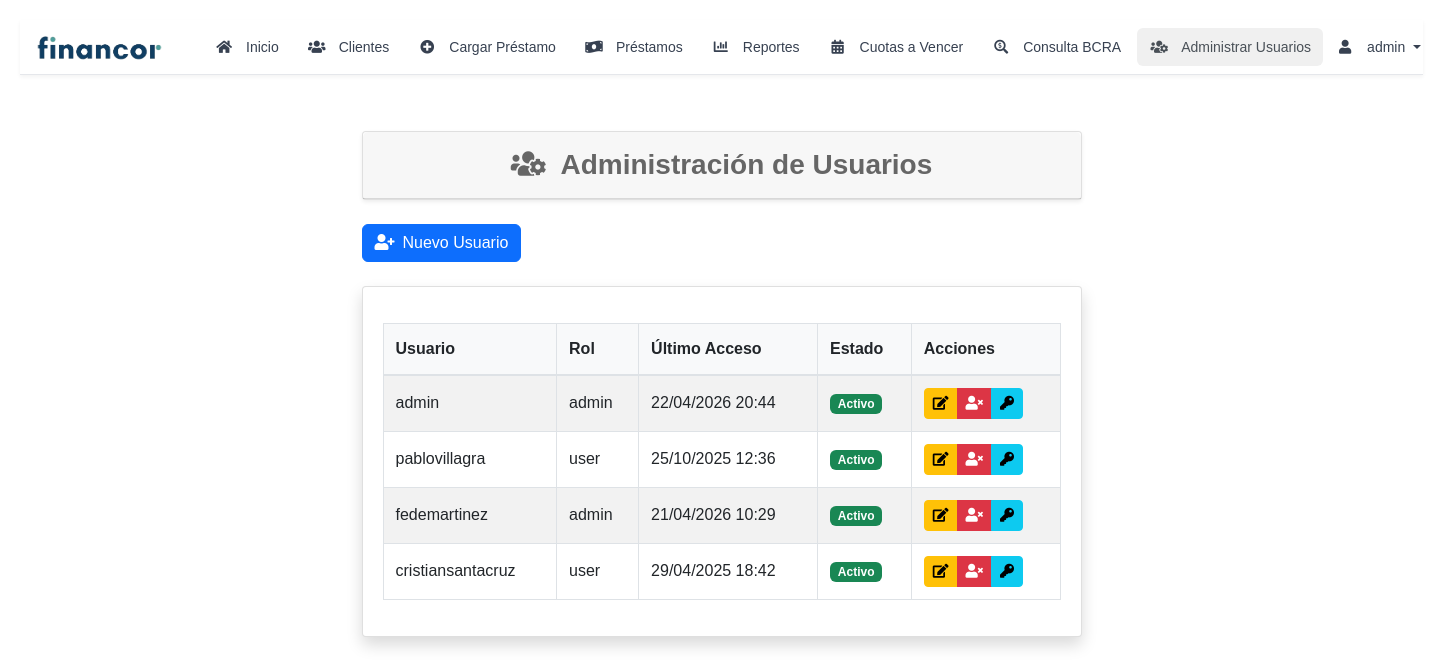
Page /auth/admin/users (signed in) on the committed database.
### models.py (models this page shows, shortened)
class User(UserMixin, db.Model):
    __tablename__ = 'user'
    id = db.Column(db.Integer, primary_key=True)
    username = db.Column(db.String(80), unique=True, nullable=False)
    email = db.Column(db.String(120), unique=True, nullable=True)
    password = db.Column(db.String(128))
    role = db.Column(db.String(20), nullable=False, default='user')
    is_active = db.Column(db.Boolean, default=True)
    created_at = db.Column(db.DateTime, default=datetime.utcnow)
    last_login = db.Column(db.DateTime)
    created_by = db.Column(db.Integer, db.ForeignKey('user.id'), nullable=True)
    updated_by = db.Column(db.Integer, db.ForeignKey('user.id'))
    creator = db.relationship('User', remote_side=[id], foreign_keys=[created_by], backref='created_users')
    updater = db.relationship('User', remote_side=[id], foreign_keys=[updated_by], backref='updated_users')
    clientes = db.relationship('Cliente',
                             foreign_keys='Cliente.created_by',
                             backref=db.backref('created_by_user', lazy=True))
    prestamos = db.relationship('Prestamo',
                              foreign_keys='Prestamo.created_by',
                              backref=db.backref('created_by_user', lazy=True))
    @property
    def is_admin(self):
        return self.role == 'admin'

### auth_routes.py (the view)
@auth.route('/admin/users')
@login_required
@admin_required
def admin_users():
    users = User.query.all()
    return render_template('auth/admin_users.html', users=users, active_page='admin_users')

### app.py (called while the page is built)
@login_manager.user_loader
def load_user(user_id):
    return User.query.get(int(user_id))

@app.context_processor
def utility_processor():
    def is_admin():
        return current_user.is_authenticated and current_user.is_admin
    return dict(is_admin=is_admin)

### auth.py (called while the page is built)
def admin_required(f):
    @wraps(f)
    def decorated_function(*args, **kwargs):
        if not current_user.is_authenticated or not current_user.is_admin:
            abort(403)
        return f(*args, **kwargs)
    return decorated_function

### templates/auth/admin_users.html (shortened to what this page needs)
{% extends "layout.html" %}
{% block content %}
<div class="container">
    <div class="card shadow-sm mb-4">
        <div class="card-header bg-purple-100 text-dark py-3">
            <h2 class="mb-0 text-center fs-3 fw-bold">
                <i class="fas fa-users-cog me-2"></i>
                Administración de Usuarios
            </h2>
        </div>
    </div>
    <div class="mb-4">
        <button onclick="openNewUserModal()" class="btn btn-primary">
            <i class="fas fa-user-plus me-2"></i>Nuevo Usuario
        </button>
    </div>
    <div class="card shadow">
        <div class="card-body">
            <div class="table-responsive">
                <table class="table table-striped">
                    <thead>
                        <tr>
                            <th>Usuario</th>
                            <th>Rol</th>
                            <th>Último Acceso</th>
                            <th>Estado</th>
                            <th>Acciones</th>
                        </tr>
                    </thead>
                    <tbody>
                        {% for user in users %}
                        <tr>
                            <td>{{ user.username }}</td>
                            <td>{{ user.role }}</td>
                            <td>{{ user.last_login.strftime('%d/%m/%Y %H:%M') if user.last_login else 'Nunca' }}</td>
                            <td>
                                <span class="badge {% if user.is_active %}bg-success{% else %}bg-danger{% endif %}">
                                    {{ 'Activo' if user.is_active else 'Inactivo' }}
                                </span>
                            </td>
                            <td>
                                <div class="btn-group" role="group">
                                    <button onclick="editUser('{{ user.id }}')" class="btn btn-sm btn-warning">
                                        <i class="fas fa-edit"></i>
                                    </button>
                                    <button
                                        onclick="toggleUserStatus('{{ user.id }}', {{ 'true' if user.is_active else 'false' }})"
                                        class="btn btn-sm {% if user.is_active %}btn-danger{% else %}btn-success{% endif %}">
                                        <i
                                            class="fas {% if user.is_active %}fa-user-times{% else %}fa-user-check{% endif %}"></i>
                                    </button>
                                    <button onclick="resetPassword('{{ user.id }}')" class="btn btn-sm btn-info">
                                        <i class="fas fa-key"></i>
                                    </button>
                                </div>
                            </td>
                        </tr>
                        {% endfor %}
                    </tbody>
                </table>
            </div>
        </div>
    </div>
</div>
{% endblock %}

### templates/base_nav.html (shortened to what this page needs)
<!DOCTYPE html>
<html lang="es">
<head>
    <link href="https://cdn.jsdelivr.net/npm/bootstrap@5.3.0/dist/css/bootstrap.min.css" rel="stylesheet">
    <link href="https://cdnjs.cloudflare.com/ajax/libs/font-awesome/6.0.0/css/all.min.css" rel="stylesheet">
    {% block extra_head %}{% endblock %}
</head>
<body>
    <nav class="navbar navbar-expand-lg navbar-light">
        <div class="container">
            <a class="navbar-brand" href="{{ url_for('index') }}">
                <img src="{{ url_for('static', filename='img/financor_2.png') }}" alt="Financor Logo">
            </a>
            <div class="collapse navbar-collapse" id="navbarNav">
                <ul class="navbar-nav me-auto">
                    <li class="nav-item">
                        <a class="nav-link {% if active_page == 'inicio' %}active{% endif %}"
                            href="{{ url_for('index') }}">
                            <i class="fas fa-home"></i>
                            <span>Inicio</span>
                        </a>
                    </li>
                    <li class="nav-item">
                        <a class="nav-link {% if active_page == 'clientes' %}active{% endif %}"
                            href="{{ url_for('clientes') }}">
                            <i class="fas fa-users"></i>
                            <span>Clientes</span>
                        </a>
                    </li>
                    <li class="nav-item">
                        <a class="nav-link {% if active_page == 'cargar_prestamo' %}active{% endif %}"
                            href="{{ url_for('seleccionar_cliente_prestamo') }}">
                            <i class="fas fa-plus-circle"></i>
                            <span>Cargar Préstamo</span>
                        </a>
                    </li>
                    <li class="nav-item">
                        <a class="nav-link {% if active_page == 'prestamos' %}active{% endif %}"
                            href="{{ url_for('prestamos') }}">
                            <i class="fas fa-money-bill-wave"></i>
                            <span>Préstamos</span>
                        </a>
                    </li>
                    <li class="nav-item">
                        <a class="nav-link {% if active_page == 'reportes' %}active{% endif %}"
                            href="{{ url_for('reportes') }}">
                            <i class="fas fa-chart-bar"></i>
                            <span>Reportes</span>
                        </a>
                    </li>
                    <li class="nav-item">
                        <a class="nav-link {% if active_page == 'cuotas_a_vencer' %}active{% endif %}"
                            href="{{ url_for('cuotas_a_vencer') }}">
                            <i class="fas fa-calendar-alt"></i>
                            <span>Cuotas a Vencer</span>
                        </a>
                    </li>
                    <li class="nav-item">
                        <a class="nav-link {% if active_page == 'bcra' %}active{% endif %}"
                            href="{{ url_for('consultar_bcra') }}">
                            <i class="fas fa-search-dollar"></i>
                            <span>Consulta BCRA</span>
                        </a>
                    </li>
                    {% if current_user.is_authenticated and current_user.is_admin %}
                    <li class="nav-item">
                        <a class="nav-link {% if active_page == 'admin_users' %}active{% endif %}"
                            href="{{ url_for('auth.admin_users') }}">
                            <i class="fas fa-users-cog"></i>
                            <span>Administrar Usuarios</span>
                        </a>
                    </li>
                    {% endif %}
                </ul>
                <div class="navbar-nav">
                    {% if current_user.is_authenticated %}
                    <div class="nav-item dropdown">
                        <a class="nav-link dropdown-toggle d-flex align-items-center" href="#" id="userDropdown"
                            role="button" data-bs-toggle="dropdown">
                            <i class="fas fa-user me-2"></i>
                            <span>{{ current_user.username }}</span>
                        </a>
                    </div>
                    {% else %}
                    <a class="nav-link" href="{{ url_for('auth.login') }}">
                        <i class="fas fa-sign-in-alt me-2"></i>
                        <span>Iniciar Sesión</span>
                    </a>
                    {% endif %}
                </div>
            </div>
        </div>
    </nav>
    <div class="container">
        {% block content %}{% endblock %}
    </div>
</body>
</html>

### templates/base_nav.html (style rules this page uses)
body { color: #212529; background-color: #f8f9fa; }
.navbar-brand { padding: 0; min-width: 150px; display: flex; align-items: center; margin-right: 1rem; }
.navbar-brand img { height: 30px; width: auto; object-fit: contain; margin-right: 0.5rem; }
.navbar { padding: 0.5rem; background-color: white; border-bottom: 1px solid #e5e7eb; box-shadow: 0 2px 4px rgba(0, 0, 0, 0.05); margin-bottom: 0; }
.navbar>.container { max-width: 100%; padding: 0 0.5rem; margin-left: 0; }
.navbar-nav { display: flex; align-items: center; gap: 0.25rem; height: 100%; margin-left: 0; }
.nav-item { display: flex; align-items: center; height: 100%; }
.nav-link { display: flex !important; align-items: center; padding: 0.5rem 0.75rem !important; color: #6c757d; transition: all 0.2s; border-radius: 0.375rem; gap: 0.25rem; font-size: 0.875rem; font-weight: 500; height: 100%; white-space: nowrap; }
.nav-link i { font-size: 0.875rem; width: 1.25rem; text-align: center; }
.nav-link.active { color: #495057 !important; background-color: #f0f0f0 !important; }
.container { width: 100%; max-width: 95%; margin: 0 auto; padding: 0 1rem; }
.table { background-color: #fff; margin-bottom: 1rem; color: #212529; border: 1px solid #dee2e6; }
.table th, .table td { padding: 0.75rem; vertical-align: middle; border: 1px solid #dee2e6; background-color: #fff; color: #212529; }
.table thead th { background-color: #f8f9fa; border-bottom: 2px solid #dee2e6; font-weight: 600; }
.table-striped tbody tr:nth-of-type(odd) { background-color: rgba(0, 0, 0, 0.05); }
.card { background-color: #fff; border: 1px solid rgba(0, 0, 0, 0.125); border-radius: 0.25rem; margin-bottom: 1rem; }
.card-header { background-color: rgba(0, 0, 0, 0.03); border-bottom: 1px solid rgba(0, 0, 0, 0.125); padding: 0.75rem 1.25rem; }
.card-body { padding: 1.25rem; }
.table-responsive { overflow-x: auto; -webkit-overflow-scrolling: touch; }

### templates/layout.html (style rules this page uses)
html { font-family: inherit; }
* { font-family: inherit; }
body { margin: 0; padding: 0; background-color: #f5f5f5; color: #000000; background-color: #ffffff; }
.nav-link { display: inline-flex; align-items: center; padding: 0.5rem 0.75rem; color: #374151; text-decoration: none; border-radius: 0.375rem; transition: all 0.2s ease-in-out; font-size: 0.875rem; }
.nav-link i { margin-right: 0.5rem; }
.nav-link.active { color: rgb(0, 0, 0); font-weight: 500; }
.container { width: 100%; max-width: 95%; margin: 1rem auto; padding: 0 1rem; }
body { font-family: Arial, sans-serif; margin: 20px; line-height: 1.6; }
.container { max-width: 800px; margin: 0 auto; padding: 20px; }
button { background-color: #4CAF50; color: white; padding: 10px 20px; border: none; border-radius: 4px; cursor: pointer; }
table { width: 100%; border-collapse: collapse; margin: 1rem 0; color: #000000; }
th, td { border: 1px solid #e5e7eb; padding: 0.75rem; color: #000000; background-color: #ffffff; }
th { background-color: #f3f4f6; font-weight: 600; }
tbody tr:nth-child(even) { background-color: #f9fafb; }
h2 { color: #666; text-align: center; margin-bottom: 1rem; font-weight: normal; }
input, button, select, textarea { font-family: inherit; }
.table-responsive { overflow-x: auto; -webkit-overflow-scrolling: touch; }
.table { width: 100%; margin-bottom: 1rem; }
.table th, .table td { white-space: nowrap; vertical-align: middle; padding: 0.75rem; }
.card { margin: 1rem auto; width: 100%; }
.card-body { padding: 1.25rem; }

### rows in the picture
User: username "admin", role "admin", last_login "22/04/2026 20:44", is_active "Activo"
User: username "pablovillagra", role "user", last_login "25/10/2025 12:36", is_active "Activo"
User: username "fedemartinez", role "admin", last_login "21/04/2026 10:29", is_active "Activo"
User: username "cristiansantacruz", role "user", last_login "29/04/2025 18:42", is_active "Activo"
